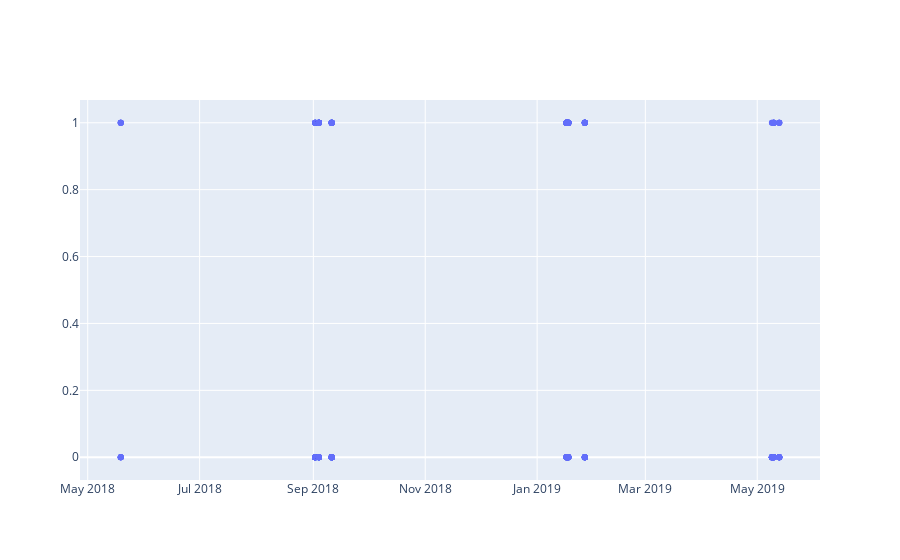

The code cell stored with this chart in its notebook:
### Code cell
fig = go.Figure()
fig.add_trace(go.Scatter(
    x=df01["timestamp"],
    y=df01["window"], 
    mode='markers',
))

### Figure 1 — Plotly figure (JSON) as saved in the notebook; plotly's stock layout.template omitted (floating-point values rounded to 4 significant figures; data arrays with more than 128 entries replaced by an {"elided": "..."} marker saying what was removed)
{"data": [{"mode": "markers", "type": "scatter", "x": {"elided": "366 str values"}, "y": {"elided": "366 int values"}}], "layout": {}}
